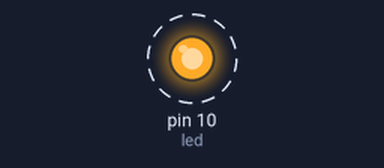
The sketch below on a simulated Arduino Uno, built with avr-gcc and run on an emulated ATmega328P. Parts: output pins drawn as LEDs (lit = HIGH). Dashed ring = blinking. What the sketch prints to the serial monitor is not drawn.

Above: at 0.5 s.
Timing chart, 0 to 4.6 s (numbered marks = the images above):
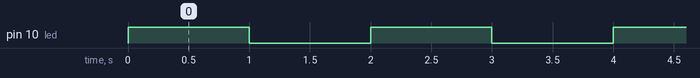

Measured:
- by itself, pin 10 (led): alternates HIGH for 1.0 s and LOW for 1.0 s

The sketch:

led.ino
```cpp
int led=10;
void setup() {
  // put your setup code here, to run once:
 Serial.begin(9600);
 pinMode(led,OUTPUT);
}

void loop() {
  // put your main code here, to run repeatedly:
 digitalWrite(led,HIGH);
 Serial.println("Led on");
 delay(1000);
 digitalWrite(led,LOW);
 Serial.println("Led off");
 delay(1000);
}
```
